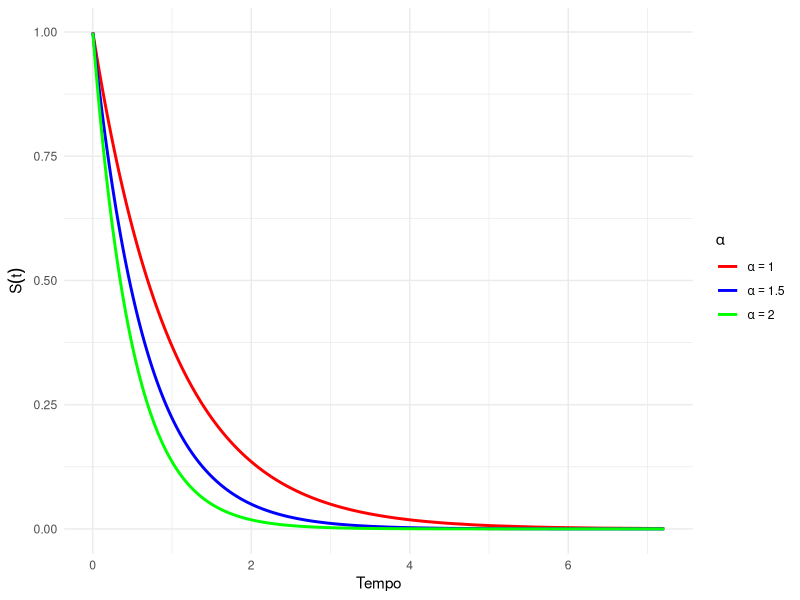
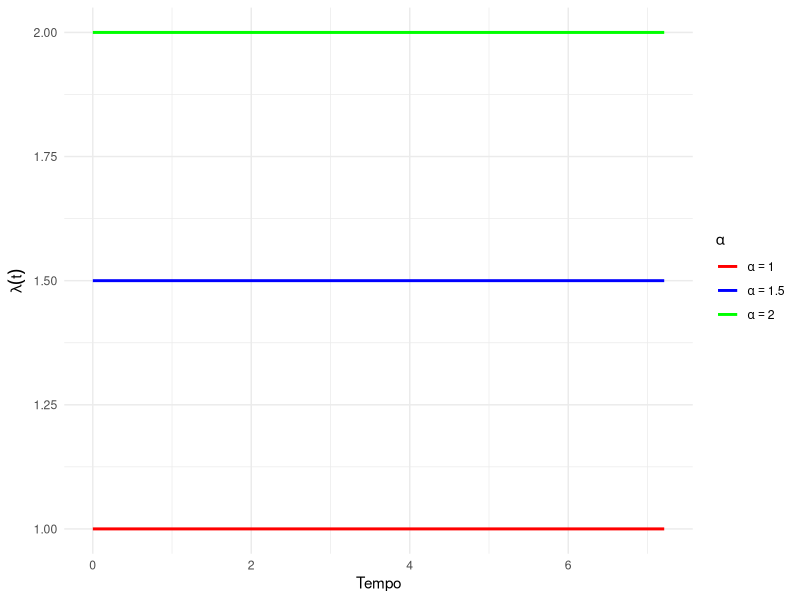
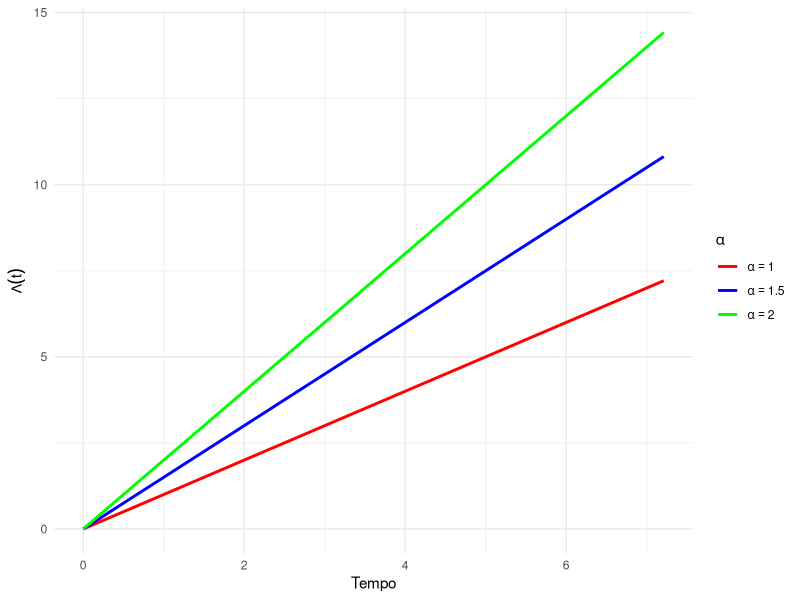
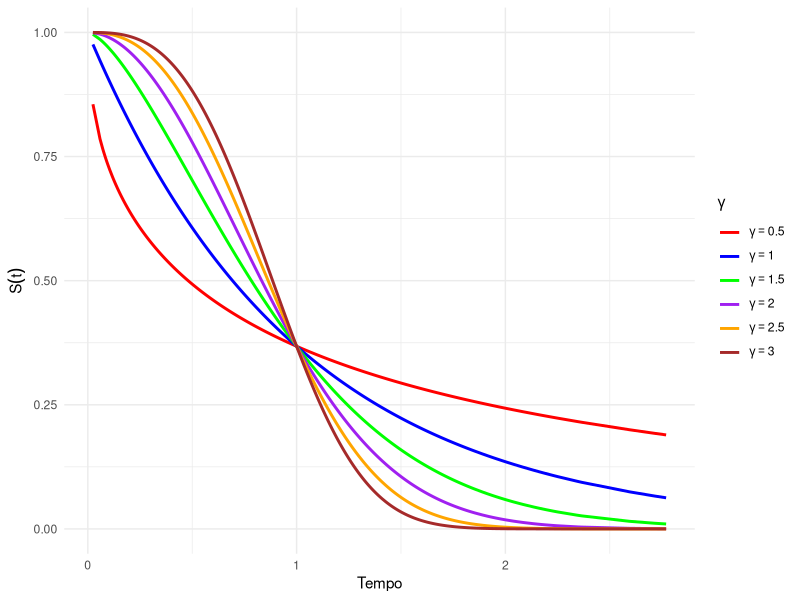
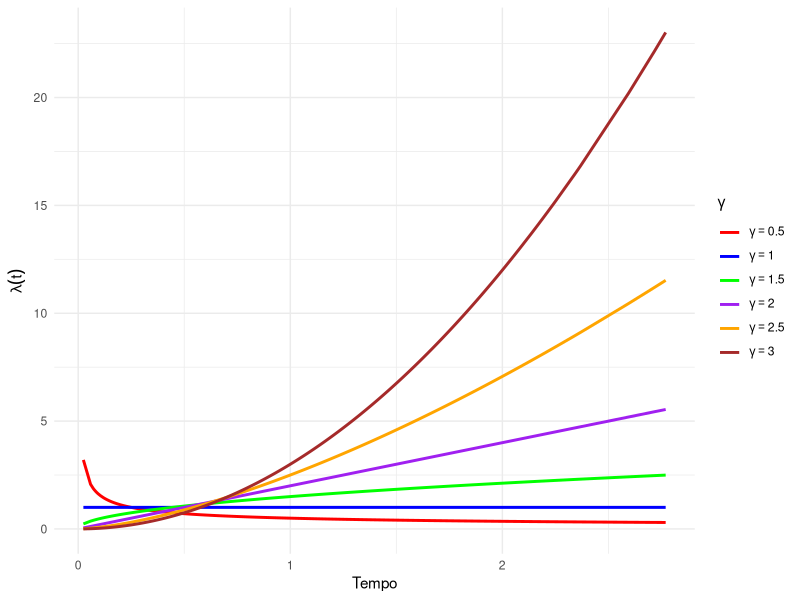
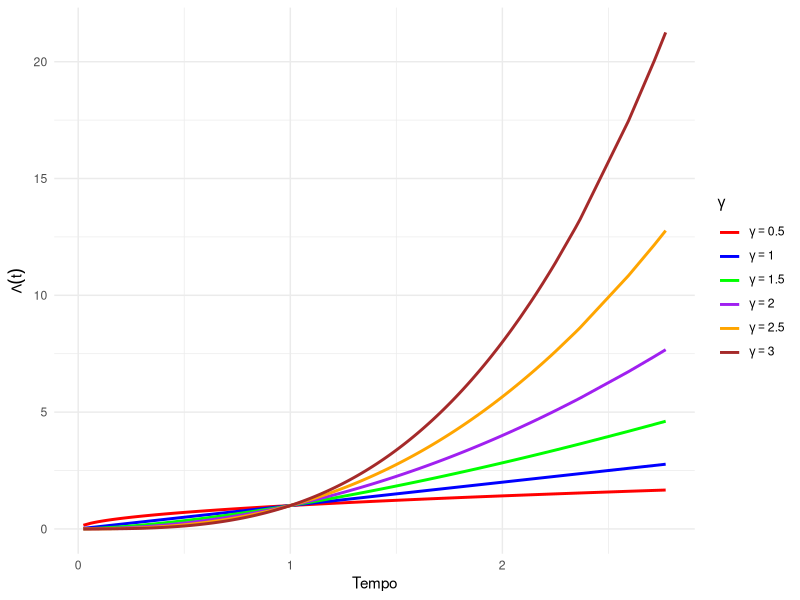
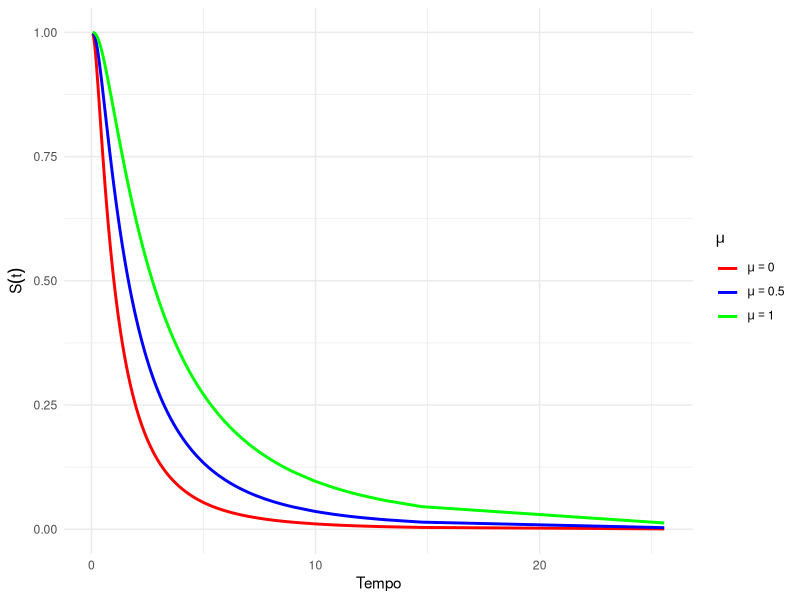
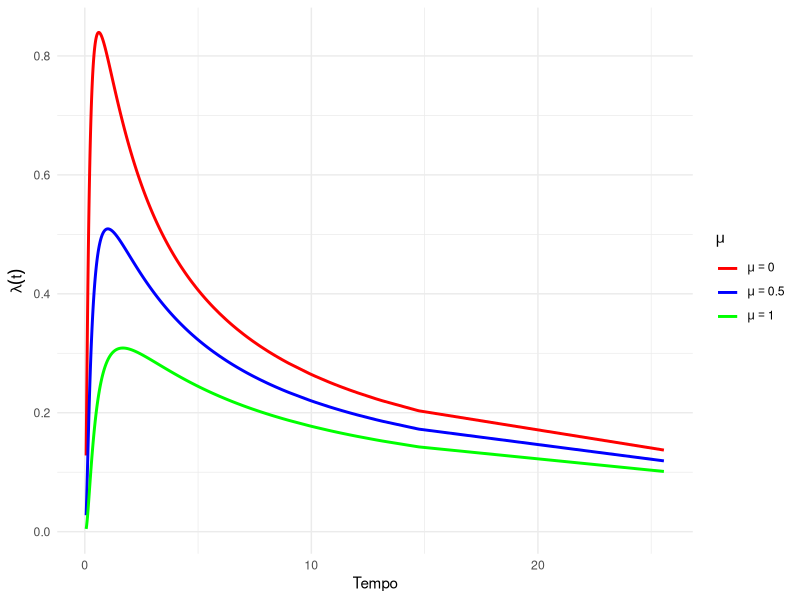

Here is the R script that generated these plots, in order:
## ---- chunk 1
library(ggplot2)
set.seed(123)
n <- 1000
## ---- chunk 2
# ---------------------------
# [1] DISTRIBUIÇÃO EXPONENCIAL
# ---------------------------

# -------------
# [1.1] FUNÇÕES
# -------------
# As funções de sobrevivência, risco e risco acumulado são simplificadas
Stexp <- function(t, alpha) exp(-alpha * t)
htexp <- function(alpha) rep(alpha, length(t))
Ltexp <- function(t, alpha) alpha * t

# ----------------------------------------
# [1.2] SIMULAÇÃO E VARIAÇÃO DE PARÂMETROS
# ----------------------------------------
tempo <- rexp(n, rate = 1) # Simulando dados de uma exponencial
alphas <- c(1, 1.5, 2)     # Valores de alpha a serem avaliados

# Criando um Data Frame com valores das funções
dados <- do.call(rbind, lapply(alphas, function(alpha) {
  data.frame(
    tempo = tempo,
    St = Stexp(tempo, alpha),
    ht = htexp(alpha),
    Lt = Ltexp(tempo, alpha),
    alpha = factor(alpha)
  )
}))

# -------------
# [1.3] GRÁFICOS
# -------------

# Criando uma função para gerar gráficos
plot_func <- function(data, y_var, y_label, color_values, y_expression) {
  ggplot(data, aes(x = tempo, y = !!sym(y_var), color = alpha)) +
    geom_line(stat = "summary", fun = mean, size = 1) +
    labs(x = "Tempo", y = y_expression, color = expression(alpha)) +
    scale_color_manual(values = color_values,
                       labels = lapply(alphas, function(a) bquote(alpha == .(a)))) +
    theme_minimal()
}
## ---- chunk 3
#| fig-cap: "Função de Sobrevivência para diferentes valores de α"
#| label: fig-SobrExp
#| fig-cap-location: top

# Função de Sobrevivência
plot_func(dados, "St", "S(t)", c("red", "blue", "green"), expression(S(t)))
## ---- chunk 4
#| fig-cap: "Função de Risco para diferentes valores de α"
#| label: fig-RiscExp
#| fig-cap-location: top

# Função de Risco
plot_func(dados, "ht", expression(lambda(t)), c("red", "blue", "green"), expression(lambda(t)))
## ---- chunk 5
#| fig-cap: "Função de Risco Acumulado para diferentes valores de α"
#| label: fig-RiscAcumulExp
#| fig-cap-location: top

# Função de Risco Acumulado
plot_func(dados, "Lt", expression(Lambda(t)), c("red", "blue", "green"), expression(Lambda(t)))
## ---- chunk 6
library(ggplot2)
set.seed(123)
n <- 1000
## ---- chunk 7
# ------------------------
# [2] DISTRIBUIÇÃO WEIBULL
# ------------------------

# -------------
# [2.1] FUNÇÕES
# -------------

# Funções para Weibull
StWei <- function(t, alpha, gamma) exp(-(alpha * t)^gamma)
htWei <- function(t, alpha, gamma) gamma * (alpha^gamma) * t^(gamma - 1)
LtWei <- function(t, alpha, gamma) (alpha * t)^gamma

# ----------------------------------------
# [2.2] SIMULAÇÃO E VARIAÇÃO DE PARÂMETROS
# ----------------------------------------

# Simulando dados de uma Weibull
tempo <- rweibull(n, shape = 2, scale = 1)
alpha <- 1   # Fixo para simplificar
gammas <- c(0.5, 1.0, 1.5, 2.0, 2.5, 3.0) # Valores de gamma

# Criando um Data Frame com valores das funções
dados <- do.call(rbind, lapply(gammas, function(gamma) {
  data.frame(
    tempo = tempo,
    St = StWei(tempo, alpha, gamma),
    ht = htWei(tempo, alpha, gamma),
    Lt = LtWei(tempo, alpha, gamma),
    gamma = factor(gamma)
  )
}))

# --------------
# [2.3] GRÁFICOS
# --------------

# Função genérica para gráficos
plot_func <- function(data, y_var, y_label, color_values, y_expression) {
  ggplot(data, aes(x = tempo, y = !!sym(y_var), color = gamma)) +
    geom_line(stat = "summary", fun = mean, size = 1) +
    labs(x = "Tempo", y = y_expression, color = expression(gamma)) +
    scale_color_manual(values = color_values,
                       labels = lapply(gammas, function(g) bquote(gamma == .(g)))) +
    theme_minimal()
}

# Paleta de cores
color_values <- c("red", "blue", "green", "purple", "orange", "brown")
## ---- chunk 8
#| fig-cap: "Função de Sobrevivência para diferentes valores de γ"
#| label: fig-SobrWei
#| fig-cap-location: top

# Função de Sobrevivência
plot_func(dados, "St", expression(S(t)), color_values, expression(S(t)))
## ---- chunk 9
#| fig-cap: "Função de Risco para diferentes valores de γ"
#| label: fig-RiscWei
#| fig-cap-location: top

# Função de Risco
plot_func(dados, "ht", expression(lambda(t)), color_values, expression(lambda(t)))
## ---- chunk 10
#| fig-cap: "Função de Risco Acumulado para diferentes valores de γ"
#| label: fig-RiscAcumWei
#| fig-cap-location: top

# Função de Risco Acumulado
plot_func(dados, "Lt", expression(Lambda(t)), color_values, expression(Lambda(t)))
## ---- chunk 11
library(ggplot2)
library(dplyr)

set.seed(123)
n <- 1000
## ---- chunk 12
# --------------------------
# [4] DISTRIBUIÇÃO LOG-NORMAL
# --------------------------

# -------------
# [4.1] FUNÇÕES
# -------------

# Função densidade (f)
ftLogNormal <- function(t, mu, sigma) {
  (1 / (t * sigma * sqrt(2 * pi))) * exp(-0.5 * ((log(t) - mu) / sigma)^2)
}

# Função de Sobrevivência (S)
StLogNormal <- function(t, mu, sigma) {
  pnorm(-(log(t) - mu) / sigma, lower.tail = TRUE)
}

# Função de Risco (h)
htLogNormal <- function(t, mu, sigma) {
  ftLogNormal(t, mu, sigma) / StLogNormal(t, mu, sigma)
}

# Função de Risco Acumulado (Lambda)
LtLogNormal <- function(t, mu, sigma) {
  -log(StLogNormal(t, mu, sigma))
}

# ----------------------------------------
# [4.2] SIMULAÇÃO E VARIAÇÃO DE PARÂMETROS
# ----------------------------------------

# Simulando dados da distribuição log-normal
tempo <- rlnorm(n, meanlog = 0, sdlog = 1)
mus <- c(0, 0.5, 1) # Valores de mu
sigma <- 1         # Valor fixo de sigma

# Criando um Data Frame com valores das funções
dados <- do.call(rbind, lapply(mus, function(mu) {
  data.frame(
    tempo = tempo,
    ft = ftLogNormal(tempo, mu, sigma),
    St = StLogNormal(tempo, mu, sigma),
    ht = htLogNormal(tempo, mu, sigma),
    Lt = LtLogNormal(tempo, mu, sigma),
    mu = factor(mu)
  )
}))

# -------------
# [4.3] GRÁFICOS
# -------------

# Função genérica para gráficos
plot_func <- function(data, y_var, y_label, color_values, y_expression) {
  ggplot(data, aes(x = tempo, y = !!sym(y_var), color = mu)) +
    geom_line(stat = "summary", fun = mean, size = 1) +
    labs(x = "Tempo", y = y_expression, color = expression(mu)) +
    scale_color_manual(values = color_values,
                       labels = lapply(mus, function(m) bquote(mu == .(m)))) +
    theme_minimal()
}

# Paleta de cores
color_values <- c("red", "blue", "green")
## ---- chunk 13
#| fig-cap: "Função de Sobrevivência para diferentes valores de μ"
#| label: fig-SobrLognormal
#| fig-cap-location: top

# Função de Sobrevivência
plot_func(dados, "St", expression(S(t)), color_values, expression(S(t)))
## ---- chunk 14
#| fig-cap: "Função de Risco para diferentes valores de μ"
#| label: fig-RiscLognormal
#| fig-cap-location: top

# Função de Risco
plot_func(dados, "ht", expression(lambda(t)), color_values, expression(lambda(t)))
## ---- chunk 15
#| fig-cap: "Função de Risco Acumulado para diferentes valores de μ"
#| label: fig-RiscAcumLognormal
#| fig-cap-location: top

# Função de Risco Acumulado
plot_func(dados, "Lt", expression(Lambda(t)), color_values, expression(Lambda(t)))
## ---- chunk 16
set.seed(123)
n <- 1000

# -------------
# [2.1] FUNÇÕES
# -------------
# Função de Sobrevivência
Stexp <- function(t, alpha) exp(-alpha * t)

# ----------------------------------------
# [2.2] SIMULAÇÃO E VARIAÇÃO DE PARÂMETROS
# ----------------------------------------

alpha <- 1.5 # Parâmetro de taxa (escala) populacional
tempo <- rexp(n, rate = alpha) # Simulando dados de uma exponencial

emvExp <- n / sum(tempo) # EMV

# Criando um Data Frame com valores das funções
dados <- data.frame(
  Tempo = tempo,
  St = Stexp(tempo, alpha),
  emvSt = Stexp(tempo, emvExp)
)
## ---- chunk 17
#| tbl-cap: "Real e Estimado para as Funções de Sobrevivência"
#| label: tbl-EMVexpSt
#| tbl-cap-location: top

library(knitr)

knitr::kable(head(dados), 
             col.names = c("Tempo", "S(t)", "S(t) EMV"),
             escape = FALSE,
             align = 'c',
             booktabs = TRUE)
## ---- chunk 18
#| fig-cap: "Comparação do verdadeiro valor do parâmetro α com sua estimativa de máxima verossimilhança."
#| label: fig-CompEMVexp
#| fig-cap-location: top

ggplot(dados, aes(x = Tempo)) +
  geom_line(aes(y = St, color = "alpha"), lwd = 1.5) +
  geom_line(aes(y = emvSt, color = "emvAlpha"), lwd = 1) +
  scale_color_manual(
    values = c("alpha" = "red", "emvAlpha" = "blue"),
    labels = c(expression(alpha), expression(hat(alpha)))) +
  labs(
    x = "Tempo",
    y = expression(S(t)), 
    color = "Parâmetro") + 
  theme_minimal()
## ---- chunk 19
# ------------------------
# [2] Distribuição Weibull
# ------------------------

# Semente
set.seed(123)

# ---------------------------------------
# [2.1] Simulação e Visualização do Dados
# ---------------------------------------
# Tamanho da amostra
n <- 1000

# Parâmetros da distribuição
wShape <- 2
wScale <- 1.5

# Simulação
dadosWeibull <- rweibull(n, shape = wShape, scale = wScale)

# -------------
# [2.2] Funções
# -------------
# --------------------
# [2.2.1] Vetor Escore
# --------------------
score <- function(theta, dados) {
  gamma <- theta[1] # Parâmetro de Forma
  alpha <- theta[2] # Parâmetro de Escala
  
  n <- length(dados) # Tamanho da amostra
  t <- dados         # Dados observados
  
  # Derivadas Parciais
  # Em relação ao parâmetro de FORMA
  dGamma <- (n / gamma) + n * log(alpha) + sum(log(t)) - sum(((alpha * t)^2) * log(alpha * t))

  # Em relação ao parâmetro de ESCALA
  dAlpha <- (n * gamma / alpha) - gamma * alpha^(gamma - 1) * sum(t^gamma)
  
  # Retornar
  return(c(dGamma, dAlpha))
}

# -----------------------
# [2.2.2] Matriz Hessiana
# -----------------------
Hessian <- function(theta, dados) {
  gamma <- theta[1] # Parâmetro de Forma
  alpha <- theta[2] # Parâmetro de Escala
  
  n <- length(dados) # Tamanho da amostra
  t <- dados         # Dados observados
  
  dGamma2 <- -(n / gamma^2) - (alpha^gamma) * (log(alpha)^2) * sum((t^gamma) * (log(t)^2))
  dAlpha2 <- -(n*gamma / alpha^2) - (gamma*(gamma - 1)) * (alpha^(gamma - 2)) * sum(t^gamma)
  
  derivada <- (n/alpha) - sum(gamma * (alpha*t)^(gamma - 1) * t * log(alpha * t) + (((alpha*t)^gamma)/alpha))
  
  return(matrix(c(dGamma2, derivada, derivada, dAlpha2), nrow = 2, ncol = 2))
}
## ---- chunk 20
# --------------------------------------
# [3] Método Iterativo de Newton-Raphson
# --------------------------------------
# Definindo algumas grnadezas
theta0 <- c(1.5, 1)     # Chute Inicial
differ <- 1             # Diferença entre o passo atual e passo anterior
error <- 10^(-6)        # Erro tolerável
id <- 1                 # Contador (índice da iteração)

while(differ > error) {
  ESC <- score(theta = theta0, dados = dadosWeibull)   # Vetor Escore
  HES <- Hessian(theta = theta0, dados = dadosWeibull) # Matriz Hessiana
  
  soluc <- solve(HES, ESC)
  theta1 <- theta0 - soluc # Atulização do Algoritmo
  
  differ <- max(abs(theta1 - theta0))
  
  theta0 <- theta1
  id <- id + 1
  
  cat("Iteração:", id, " ;  Estimativa = (Forma:", theta1[1], ", Escala:", theta1[2], ") \n")
}
## ---- chunk 21
# ----------
# Otimização
# ----------
# --------------------------
# Função Log-verossimilhança
# --------------------------

logWeibull <- function(theta, dados){
  a <- theta[1] # Parâmetro de forma
  s <- theta[2] # Parâmetro de escala
  n <- length(dados)
  x <- dados

logverossimil <- (n * log(a)) + (n * a * log(s)) + ((a - 1) * sum(log(dados))) + sum(- (s * dados)^a)
return(-logverossimil)
}

# ------------------------
# Aplicando a função optim
# ------------------------

theta0 <- c(1, 1.5) # Chute inicial
estimate <- optim(par = theta0, fn = logWeibull, gr = NULL , method = "BFGS" ,
             hessian = TRUE, dados=dadosWeibull)
estimate
## ---- chunk 22
set.seed(123)
n <- 1000

# -------------
# [2.1] FUNÇÕES
# -------------
# Função de Sobrevivência
StWeibull <- function(t, gamma, alpha) exp(-(alpha * t)^gamma)

# ----------------------------------------
# [2.2] SIMULAÇÃO E VARIAÇÃO DE PARÂMETROS
# ----------------------------------------
gamma <- 1.5
alpha <- 1
tempo <- rweibull(n, shape = gamma, scale = alpha)

dfWeibull <- data.frame(
  Tempo = dadosWeibull,
  St = StWeibull(tempo, gamma, alpha),
  EMVSt = StWeibull(tempo, theta1[1], theta1[2])
)

## ---- chunk 23
#| tbl-cap: "Real e Estimado para as Funções de Sobrevivência da Distribuição Weibull"
#| label: tbl-EMVweibullSt
#| tbl-cap-location: top

library(knitr)

knitr::kable(head(dfWeibull), 
             col.names = c("Tempo", "S(t)", "S(t) EMV"),
             escape = FALSE,
             align = 'c',
             booktabs = TRUE)
## ---- chunk 24
#| fig-cap: "Comparação do verdadeiro valor dos parâmetros γ e α com suas estimativas de máxima verossimilhança."
#| label: fig-CompEMVWeibull
#| fig-cap-location: top

library(ggplot2)

ggplot(dfWeibull, aes(x = Tempo)) +
  # Curva baseada nos parâmetros verdadeiros
  geom_line(aes(y = St, color = "Verdadeiro"), lwd = 1.5) +
  # Curva baseada nas estimativas de máxima verossimilhança
  geom_line(aes(y = EMVSt, color = "EMV"), lwd = 1) +
  # Personalização das cores e legendas
  scale_color_manual(
    values = c("Verdadeiro" = "red", "EMV" = "blue"),
    labels = c(
      "Verdadeiro" = expression(paste("Verdadeiro: ", gamma, ", ", alpha)),
      "EMV" = expression(paste("EMV: ", hat(gamma), ", ", hat(alpha)))
    )) +
  # Rótulos dos eixos e legenda
  labs(
    x = "Tempo",
    y = expression(S(t)), 
    color = "Parâmetros") + 
  theme_minimal()

